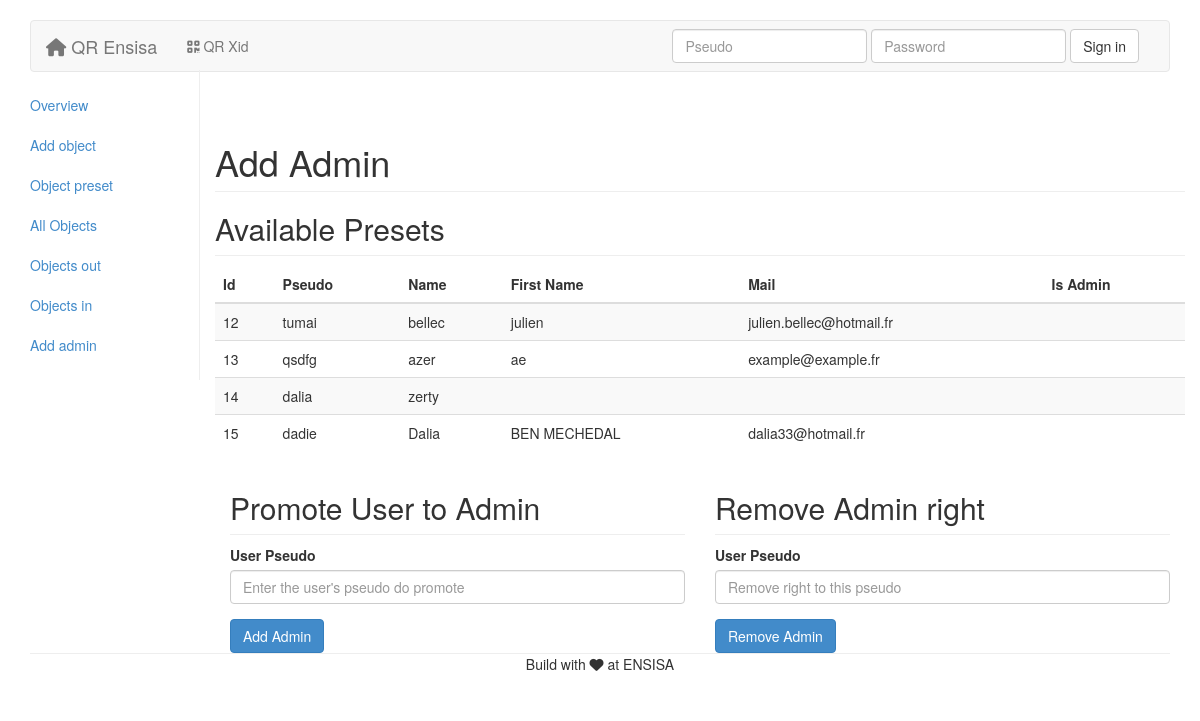
Screenshot of /admin.php?sec=add_admin with the database file from the repository.
### tables this page shows
CREATE TABLE IF NOT EXISTS `user` (
  `id` int(255) NOT NULL AUTO_INCREMENT,
  `admin` tinyint(1) DEFAULT NULL,
  `name` varchar(255) NOT NULL,
  `lastname` varchar(255) NOT NULL,
  `pseudo` varchar(255) NOT NULL,
  `email` varchar(255) NOT NULL,
  `password` varchar(255) NOT NULL,
  `phone` int(11) NOT NULL,
  `adress` varchar(255) NOT NULL,
  `photos` varchar(255) NOT NULL,
  `network` varchar(255) NOT NULL,
  `promo` varchar(255) NOT NULL,
  `lienf` varchar(255) NOT NULL,
  `lient` varchar(255) NOT NULL,
  PRIMARY KEY (`id`),
  UNIQUE KEY `pseudo` (`pseudo`)
);

### includes/admin/add_admin.php (the view)
<h1 class="page-header">Add Admin</h1>
<?php include 'includes/mysql.php';
    $users = $connect->query('SELECT * FROM user'); ?>
<h2 class="sub-header">Available Presets</h2>
<div class="table-responsive">
    <table class="table table-striped">
        <thead>
            <tr>
                <th>Id</th>
                <th>Pseudo</th>
                <th>Name</th>
                <th>First Name</th>
                <th>Mail</th>
                <th>Is Admin</th>
            </tr>
        </thead>
        <tbody>
            <?php while ($fetched = $users->fetch()){?>
            <tr>
                <td><?php echo $fetched['id']; ?></td>
                <td><?php echo $fetched['pseudo']; ?></td>
                <td><?php echo $fetched['name']; ?></td>
                <td><?php echo $fetched['lastname']; ?></td>
                <td><?php echo $fetched['email']; ?></td>
                <td><?php echo $fetched['admin']; ?></td>
            </tr>
        <?php }
        $users->closeCursor();?>
        </tbody>
    </table>
</div>
<div class="col-md-6">
    <h2 class="sub-header">Promote User to Admin</h2>
    <form role="form" method="post" action="includes/admin/act_add_admin.php">
        <div class="form-group">
            <label for="userPseudo">User Pseudo</label>
            <input type="text" class="form-control" name="pseudo" placeholder="Enter the user's pseudo do promote">
        </div>
        <button type="submit" class="btn btn-primary">Add Admin</button>
    </form>
</div>
<div class="col-md-6">
    <h2 class="sub-header">Remove Admin right</h2>
    <form role="form" method="post" action="includes/admin/act_del_admin.php">
        <div class="form-group">
            <label for="userPseudo">User Pseudo</label>
            <input type="text" class="form-control" name="pseudo" placeholder="Remove right to this pseudo">
        </div>
        <button type="submit" class="btn btn-primary">Remove Admin</button>
    </form>
</div>

### css/projet.css (style rules this page uses)
form { max-width: 500px; min-width: 50px; }
body { padding-top: 20px; padding-bottom: 20px; }

### css/admin_panel.css (style rules this page uses)
.sub-header { padding-bottom: 10px; border-bottom: 1px solid #eee; }

### rows the page displays
user: id "12", pseudo "tumai", name "bellec", lastname "julien", email "julien.bellec@hotmail.fr"
user: id "13", pseudo "qsdfg", name "azer", lastname "ae", email "example@example.fr"
user: id "14", pseudo "dalia", name "zerty"
user: id "15", pseudo "dadie", name "Dalia", lastname "BEN MECHEDAL", email "dalia33@hotmail.fr"
